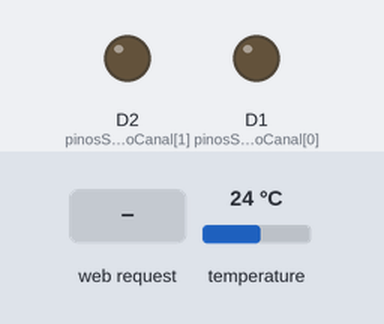
Bench run of a sketch on a simulated ESP8266 (NodeMCU). Shown: output pins drawn as LEDs (lit = HIGH). Inputs (shaded band) come from the test bench; at power-on: temperature 24 °C. WiFi joins after 1.5 s; servers stay silent unless stated; what the sketch prints to the serial monitor is not drawn.

Above: at 2.7 s.
2.8 s: HTTP request GET /condu received
At 3.6 s:
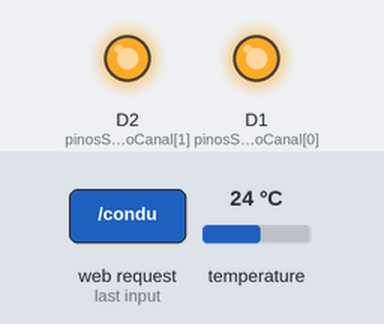
4.3 s: HTTP request GET /temperaturec received
6.5 s: HTTP request GET /temperaturef received
Timing chart, 0 to 9.5 s (numbered marks = the images above; inputs shaded):
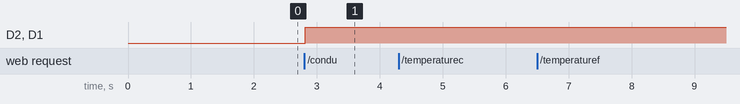

The sketch:

TemperaturaCondutibilidade.ino
```cpp
#include <Arduino.h>
#include <ESP8266WiFi.h>
#include <Hash.h>
#include <ESPAsyncTCP.h>
#include <ESPAsyncWebServer.h>
#include <OneWire.h>
#include <DallasTemperature.h>

// Data wire is connected to GPIO 4
#define ONE_WIRE_BUS 0
#define TdsSensorPin A0
#define VREF 3.3              // analog reference voltage(Volt) of the ADC
#define SCOUNT  30            // sum of sample point

int analogBuffer[SCOUNT];     // store the analog value in the array, read from ADC
int analogBufferTemp[SCOUNT];
int analogBufferIndex = 0;
int copyIndex = 0;

const int pinosSelecaoCanal[] = {D1,D2};
float averageVoltage = 0;
float tdsValue = 0;
float temperature = 25;       // current temperature for compensation

float valor_calibracao = 21.34;   // Fator de calibração
int contagem = 0;           // Variável de contagem
float soma_tensao = 0;      // Variável para soma de tensão
float media = 0;            // Variável que calcula a media
float entradaPinoPH_A0;           // Variável de leitura do pino A0
float tensao;
float pH;
float Value=0;
unsigned long tempo;


// Setup a oneWire instance to communicate with any OneWire devices
OneWire oneWire(ONE_WIRE_BUS);

int getMedianNum(int bArray[], int iFilterLen) {
  int bTab[iFilterLen];
  for (byte i = 0; i<iFilterLen; i++)
  bTab[i] = bArray[i];
  int i, j, bTemp;
  for (j = 0; j < iFilterLen - 1; j++) {
    for (i = 0; i < iFilterLen - j - 1; i++) {
      if (bTab[i] > bTab[i + 1]) {
        bTemp = bTab[i];
        bTab[i] = bTab[i + 1];
        bTab[i + 1] = bTemp;
      }
    }
  }
  if ((iFilterLen & 1) > 0){
    bTemp = bTab[(iFilterLen - 1) / 2];
  }
  else {
    bTemp = (bTab[iFilterLen / 2] + bTab[iFilterLen / 2 - 1]) / 2;
  }
  return bTemp;
}

// Pass our oneWire reference to Dallas Temperature sensor
DallasTemperature sensors(&oneWire);

// Replace with your network credentials
const char* ssid = "Wifi Unespar Campus Apucarana";
const char* password = "";

// Create AsyncWebServer object on port 80
AsyncWebServer server(80);

String readDSTemperatureC() {
  // Call sensors.requestTemperatures() to issue a global temperature and Requests to all devices on the bus
  sensors.requestTemperatures();
  float tempC = sensors.getTempCByIndex(0);

  if(tempC == -127.00) {
    Serial.println("Failed to read from DS18B20 sensor");
    return "--";
  } else {
    Serial.print("Temperature Celsius: ");
    Serial.println(tempC);
  }
  return String(tempC);
}

String readDSTemperatureF() {
  // Call sensors.requestTemperatures() to issue a global temperature and Requests to all devices on the bus
  sensors.requestTemperatures();
  float tempF = sensors.getTempFByIndex(0);

  if(int(tempF) == -196){
    Serial.println("Failed to read from DS18B20 sensor");
    return "--";
  } else {
    Serial.print("Temperature Fahrenheit: ");
    Serial.println(tempF);
  }
  return String(tempF);
}

const char index_html[] PROGMEM = R"rawliteral(
<!DOCTYPE HTML><html>
<head>
  <meta name="viewport" content="width=device-width, initial-scale=1">
  <link rel="stylesheet" href="https://use.fontawesome.com/releases/v5.7.2/css/all.css" integrity="sha384-fnmOCqbTlWIlj8LyTjo7mOUStjsKC4pOpQbqyi7RrhN7udi9RwhKkMHpvLbHG9Sr" crossorigin="anonymous">
  <style>
    html {
     font-family: Arial;
     display: inline-block;
     margin: 0px auto;
     text-align: center;
    }
    h2 { font-size: 3.0rem; }
    p { font-size: 3.0rem; }
    .units { font-size: 1.2rem; }
    .ds-labels{
      font-size: 1.5rem;
      vertical-align:middle;
      padding-bottom: 15px;
    }
  </style>
</head>
<body>
  <h2>ESP DS18B20 Server</h2>
  <p>
    <i class="fas fa-thermometer-half" style="color:#059e8a;"></i>
    <span class="ds-labels">Temperature Celsius</span>
    <span id="temperaturec">%TEMPERATUREC%</span>
    <sup class="units">&deg;C</sup>
  </p>
  <p>
    <i class="fas fa-thermometer-half" style="color:#059e8a;"></i>
    <span class="ds-labels">Temperature Fahrenheit</span>
    <span id="temperaturef">%TEMPERATUREF%</span>
    <sup class="units">&deg;F</sup>
  </p>
  <p>
    <i class="fas fa-thermometer-half" style="color:#059e8a;"></i>
    <span class="ds-labels">Condutibilidade</span>
    <span id="condu">%CONDU%</span>
    <sup class="units">ppm</sup>
  </p>
  <p>
    <i class="fas fa-thermometer-half" style="color:#059e8a;"></i>
    <span class="ds-labels">Turbidez</span>
    <span id="turbidez">%TURBIDEZ%</span>
    <sup class="units">NTU</sup>
  </p>
  <p>
    <i class="fas fa-thermometer-half" style="color:#059e8a;"></i>
    <span class="ds-labels">pH</span>
    <span id="turbidez">%PH%</span>
    <sup class="units">pH</sup>
  </p>
</body>
<script>
setInterval(function ( ) {
  var xhttp = new XMLHttpRequest();
  xhttp.onreadystatechange = function() {
    if (this.readyState == 4 && this.status == 200) {
      document.getElementById("temperaturec").innerHTML = this.responseText;
    }
  };
  xhttp.open("GET", "/temperaturec", true);
  xhttp.send();
}, 10000) ;
setInterval(function ( ) {
  var xhttp = new XMLHttpRequest();
  xhttp.onreadystatechange = function() {
    if (this.readyState == 4 && this.status == 200) {
      document.getElementById("temperaturef").innerHTML = this.responseText;
    }
  };
  xhttp.open("GET", "/temperaturef", true);
  xhttp.send();
}, 10000) ;
setInterval(function ( ) {
  var xhttp = new XMLHttpRequest();
  xhttp.onreadystatechange = function() {
    if (this.readyState == 4 && this.status == 200) {
      document.getElementById("condu").innerHTML = this.responseText;
    }
  };
  xhttp.open("GET", "/condu", true);
  xhttp.send();
}, 10000) ;
setInterval(function ( ) {
  var xhttp = new XMLHttpRequest();
  xhttp.onreadystatechange = function() {
    if (this.readyState == 4 && this.status == 200) {
      document.getElementById("turbidez").innerHTML = this.responseText;
    }
  };
  xhttp.open("GET", "/turbidez", true);
  xhttp.send();
}, 10000) ;
</script>
</html>)rawliteral";


void ativarPortaAnalogica(int porta) {
  /*
   * De acordo com a tabela de portas do LS151,
   * Porta 1 (TDS) H/L        fio azul
     Porta 2 (PH) L/H         fio roxo
     Porta 3 (Turbidez) H/H   fio verde
   */

  switch(porta){
    case 1: digitalWrite(pinosSelecaoCanal[0], HIGH);
            digitalWrite(pinosSelecaoCanal[1], LOW);

    case 2: digitalWrite(pinosSelecaoCanal[0], LOW);
            digitalWrite(pinosSelecaoCanal[1], HIGH);

    case 3: digitalWrite(pinosSelecaoCanal[0], HIGH);
            digitalWrite(pinosSelecaoCanal[1], HIGH);
  }

}

void initPinosSelecaoCanal() {
  for(int i = 0; i < 2; i++) {
    pinMode(pinosSelecaoCanal[i], OUTPUT);
  }
}

String tds() {
  ativarPortaAnalogica(1);
pinMode(TdsSensorPin,INPUT);
        int sensortop = 0;
    sensortop = analogRead(TdsSensorPin);    //read the analog value and store into the buffer


float averagevoltage =  sensortop * (float)VREF / 4096.0;
      // read the analog value more stable by the median filtering algorithm, and convert to voltage value
      //averageVoltage = getMedianNum(sensortop) * (float)VREF / 4096.0;

      //temperature compensation formula: fFinalResult(25^C) = fFinalResult(current)/(1.0+0.02*(fTP-25.0));
      float compensationCoefficient = 1.0+0.02*(temperature-25.0);
      //temperature compensation
      float compensationVoltage=averagevoltage/compensationCoefficient;

      //convert voltage value to tds value
      tdsValue=(133.42*compensationVoltage*compensationVoltage*compensationVoltage - 255.86*compensationVoltage*compensationVoltage + 857.39*compensationVoltage)*0.5;

      //Serial.print("voltage:");
      //Serial.print(averageVoltage,2);
      //Serial.print("V   ");
      Serial.print("TDS Value:");
      Serial.print(tdsValue);
      Serial.println("ppm");
      return String(tdsValue);


}

String turbidez(){
  ativarPortaAnalogica(3);
  int valor = analogRead(TdsSensorPin);
  Serial.print("Turbidez: ");
  Serial.println(valor);
  return String(valor);
}

String ph() {
  ativarPortaAnalogica(2);
  Value= analogRead(A0);
  Serial.print(Value);
  Serial.print(" | ");
  float voltage=Value*(3.3/4095.0);
  pH=(3.3*voltage);
  Serial.print("pH: ");
  Serial.println(pH);

  return String(pH);
}

// Replaces placeholder with DHT values
String processor(const String& var){
  //Serial.println(var);
  if(var == "TEMPERATUREC"){
    return readDSTemperatureC();
  }
  else if(var == "TEMPERATUREF"){
    return readDSTemperatureF();
  }
  else if(var == "CONDU"){
    return tds();
  }else if(var == "TURBIDEZ"){
    return turbidez();
  }
  else if(var == "PH"){
    return ph();
  }
  return String();
}

void setup(){
  // Serial port for debugging purposes
  Serial.begin(115200);
  Serial.println();
  initPinosSelecaoCanal();
  // Start up the DS18B20 library
  sensors.begin();

  // Connect to Wi-Fi
  WiFi.begin(ssid, password);
  Serial.println("Connecting to WiFi");
  while (WiFi.status() != WL_CONNECTED) {
    delay(500);
    Serial.print(".");
  }
  Serial.println();

  // Print ESP Local IP Address
  Serial.println(WiFi.localIP());

  // Route for root / web page
  server.on("/", HTTP_GET, [](AsyncWebServerRequest *request){
    request->send_P(200, "text/html", index_html, processor);
  });
  server.on("/temperaturec", HTTP_GET, [](AsyncWebServerRequest *request){
    request->send_P(200, "text/plain", readDSTemperatureC().c_str());
  });
  server.on("/temperaturef", HTTP_GET, [](AsyncWebServerRequest *request){
    request->send_P(200, "text/plain", readDSTemperatureF().c_str());
  });
  server.on("/condu", HTTP_GET, [](AsyncWebServerRequest *request){
    request->send_P(200, "text/plain", tds().c_str());
  });
  server.on("/turbidez", HTTP_GET, [](AsyncWebServerRequest *request){
    request->send_P(200, "text/plain", turbidez().c_str());
  });
  server.on("/ph", HTTP_GET, [](AsyncWebServerRequest *request){
    request->send_P(200, "text/plain", ph().c_str());
  });
  // Start server
  server.begin();
}


void loop(){

}
```

Measured:
- after the input at 2.8 s, D2 (pinosSelecaoCanal[1]), D1 (pinosSelecaoCanal[0]): LOW → HIGH at once
- after the input at 4.3 s, every drawn part: stays the same
- after the input at 6.5 s, every drawn part: stays the same
